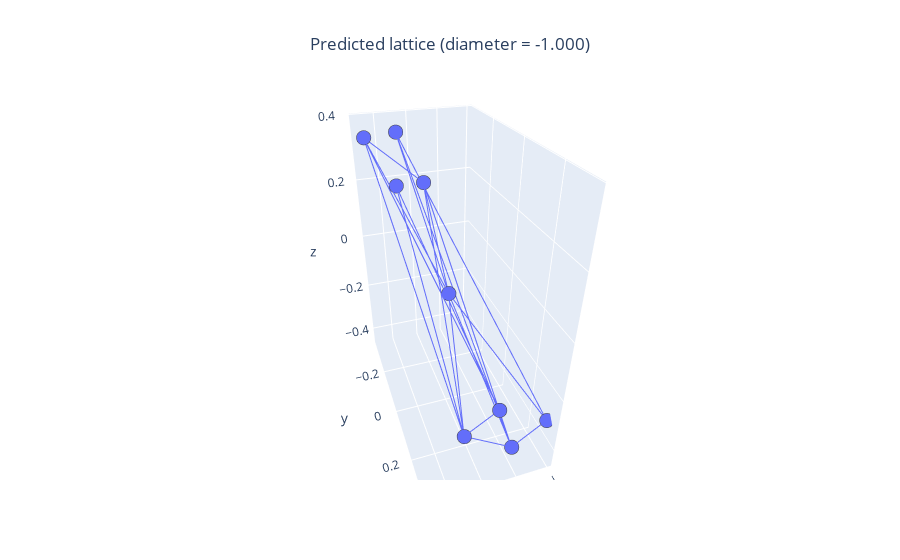

The code cell stored with this chart in its notebook:
### Code cell
path = 'recon_mat/result_nequip_w_latents_1'
name = 'LatticeStiffness_lattice_9.npz'
plot_lattice_from_path(path, name)

### Figure 1 — Plotly figure (JSON) as saved in the notebook; plotly's stock layout.template omitted (floating-point values rounded to 4 significant figures)
{"data": [{"hovertemplate": "0=%{x}<br>1=%{y}<br>2=%{z}<extra></extra>", "legendgroup": "", "marker": {"color": "#636efa", "line": {"width": 5}, "size": 5, "symbol": "circle"}, "mode": "markers", "name": "", "scene": "scene", "showlegend": false, "type": "scatter3d", "x": [-0.03982, 0.1614, -0.2031, -0.00418, -0.121, 0.03935, 0.06497, -0.001747, 0.04067], "y": [0.328, -0.2028, 0.3066, 0.02202, 0.2698, 0.2856, -0.2839, -0.2065, -0.3582], "z": [-0.1935, 0.3766, -0.3161, -0.01903, -0.445, -0.3146, 0.2014, 0.2314, 0.3438]}, {"hovertemplate": "x=%{x}<br>y=%{y}<br>z=%{z}<extra></extra>", "legendgroup": "", "line": {"color": "#636efa", "dash": "solid"}, "marker": {"line": {"width": 5}, "size": 5, "symbol": "circle"}, "mode": "lines", "name": "", "scene": "scene", "showlegend": false, "type": "scatter3d", "x": [-0.03982, 0.1614], "y": [0.328, -0.2028], "z": [-0.1935, 0.3766]}, {"hovertemplate": "x=%{x}<br>y=%{y}<br>z=%{z}<extra></extra>", "legendgroup": "", "line": {"color": "#636efa", "dash": "solid"}, "marker": {"line": {"width": 5}, "size": 5, "symbol": "circle"}, "mode": "lines", "name": "", "scene": "scene", "showlegend": false, "type": "scatter3d", "x": [0.1614, -0.00418], "y": [-0.2028, 0.02202], "z": [0.3766, -0.01903]}, {"hovertemplate": "x=%{x}<br>y=%{y}<br>z=%{z}<extra></extra>", "legendgroup": "", "line": {"color": "#636efa", "dash": "solid"}, "marker": {"line": {"width": 5}, "size": 5, "symbol": "circle"}, "mode": "lines", "name": "", "scene": "scene", "showlegend": false, "type": "scatter3d", "x": [-0.2031, -0.00418], "y": [0.3066, 0.02202], "z": [-0.3161, -0.01903]}, {"hovertemplate": "x=%{x}<br>y=%{y}<br>z=%{z}<extra></extra>", "legendgroup": "", "line": {"color": "#636efa", "dash": "solid"}, "marker": {"line": {"width": 5}, "size": 5, "symbol": "circle"}, "mode": "lines", "name": "", "scene": "scene", "showlegend": false, "type": "scatter3d", "x": [-0.2031, -0.121], "y": [0.3066, 0.2698], "z": [-0.3161, -0.445]}, {"hovertemplate": "x=%{x}<br>y=%{y}<br>z=%{z}<extra></extra>", "legendgroup": "", "line": {"color": "#636efa", "dash": "solid"}, "marker": {"line": {"width": 5}, "size": 5, "symbol": "circle"}, "mode": "lines", "name": "", "scene": "scene", "showlegend": false, "type": "scatter3d", "x": [-0.00418, -0.121], "y": [0.02202, 0.2698], "z": [-0.01903, -0.445]}, {"hovertemplate": "x=%{x}<br>y=%{y}<br>z=%{z}<extra></extra>", "legendgroup": "", "line": {"color": "#636efa", "dash": "solid"}, "marker": {"line": {"width": 5}, "size": 5, "symbol": "circle"}, "mode": "lines", "name": "", "scene": "scene", "showlegend": false, "type": "scatter3d", "x": [-0.03982, 0.03935], "y": [0.328, 0.2856], "z": [-0.1935, -0.3146]}, {"hovertemplate": "x=%{x}<br>y=%{y}<br>z=%{z}<extra></extra>", "legendgroup": "", "line": {"color": "#636efa", "dash": "solid"}, "marker": {"line": {"width": 5}, "size": 5, "symbol": "circle"}, "mode": "lines", "name": "", "scene": "scene", "showlegend": false, "type": "scatter3d", "x": [0.1614, 0.03935], "y": [-0.2028, 0.2856], "z": [0.3766, -0.3146]}, {"hovertemplate": "x=%{x}<br>y=%{y}<br>z=%{z}<extra></extra>", "legendgroup": "", "line": {"color": "#636efa", "dash": "solid"}, "marker": {"line": {"width": 5}, "size": 5, "symbol": "circle"}, "mode": "lines", "name": "", "scene": "scene", "showlegend": false, "type": "scatter3d", "x": [-0.00418, 0.03935], "y": [0.02202, 0.2856], "z": [-0.01903, -0.3146]}, {"hovertemplate": "x=%{x}<br>y=%{y}<br>z=%{z}<extra></extra>", "legendgroup": "", "line": {"color": "#636efa", "dash": "solid"}, "marker": {"line": {"width": 5}, "size": 5, "symbol": "circle"}, "mode": "lines", "name": "", "scene": "scene", "showlegend": false, "type": "scatter3d", "x": [-0.121, 0.03935], "y": [0.2698, 0.2856], "z": [-0.445, -0.3146]}, {"hovertemplate": "x=%{x}<br>y=%{y}<br>z=%{z}<extra></extra>", "legendgroup": "", "line": {"color": "#636efa", "dash": "solid"}, "marker": {"line": {"width": 5}, "size": 5, "symbol": "circle"}, "mode": "lines", "name": "", "scene": "scene", "showlegend": false, "type": "scatter3d", "x": [-0.03982, 0.06497], "y": [0.328, -0.2839], "z": [-0.1935, 0.2014]}, {"hovertemplate": "x=%{x}<br>y=%{y}<br>z=%{z}<extra></extra>", "legendgroup": "", "line": {"color": "#636efa", "dash": "solid"}, "marker": {"line": {"width": 5}, "size": 5, "symbol": "circle"}, "mode": "lines", "name": "", "scene": "scene", "showlegend": false, "type": "scatter3d", "x": [0.03935, 0.06497], "y": [0.2856, -0.2839], "z": [-0.3146, 0.2014]}, {"hovertemplate": "x=%{x}<br>y=%{y}<br>z=%{z}<extra></extra>", "legendgroup": "", "line": {"color": "#636efa", "dash": "solid"}, "marker": {"line": {"width": 5}, "size": 5, "symbol": "circle"}, "mode": "lines", "name": "", "scene": "scene", "showlegend": false, "type": "scatter3d", "x": [0.1614, -0.001747], "y": [-0.2028, -0.2065], "z": [0.3766, 0.2314]}, {"hovertemplate": "x=%{x}<br>y=%{y}<br>z=%{z}<extra></extra>", "legendgroup": "", "line": {"color": "#636efa", "dash": "solid"}, "marker": {"line": {"width": 5}, "size": 5, "symbol": "circle"}, "mode": "lines", "name": "", "scene": "scene", "showlegend": false, "type": "scatter3d", "x": [-0.00418, -0.001747], "y": [0.02202, -0.2065], "z": [-0.01903, 0.2314]}, {"hovertemplate": "x=%{x}<br>y=%{y}<br>z=%{z}<extra></extra>", "legendgroup": "", "line": {"color": "#636efa", "dash": "solid"}, "marker": {"line": {"width": 5}, "size": 5, "symbol": "circle"}, "mode": "lines", "name": "", "scene": "scene", "showlegend": false, "type": "scatter3d", "x": [-0.121, -0.001747], "y": [0.2698, -0.2065], "z": [-0.445, 0.2314]}, {"hovertemplate": "x=%{x}<br>y=%{y}<br>z=%{z}<extra></extra>", "legendgroup": "", "line": {"color": "#636efa", "dash": "solid"}, "marker": {"line": {"width": 5}, "size": 5, "symbol": "circle"}, "mode": "lines", "name": "", "scene": "scene", "showlegend": false, "type": "scatter3d", "x": [0.03935, -0.001747], "y": [0.2856, -0.2065], "z": [-0.3146, 0.2314]}, {"hovertemplate": "x=%{x}<br>y=%{y}<br>z=%{z}<extra></extra>", "legendgroup": "", "line": {"color": "#636efa", "dash": "solid"}, "marker": {"line": {"width": 5}, "size": 5, "symbol": "circle"}, "mode": "lines", "name": "", "scene": "scene", "showlegend": false, "type": "scatter3d", "x": [-0.2031, 0.04067], "y": [0.3066, -0.3582], "z": [-0.3161, 0.3438]}, {"hovertemplate": "x=%{x}<br>y=%{y}<br>z=%{z}<extra></extra>", "legendgroup": "", "line": {"color": "#636efa", "dash": "solid"}, "marker": {"line": {"width": 5}, "size": 5, "symbol": "circle"}, "mode": "lines", "name": "", "scene": "scene", "showlegend": false, "type": "scatter3d", "x": [-0.00418, 0.04067], "y": [0.02202, -0.3582], "z": [-0.01903, 0.3438]}, {"hovertemplate": "x=%{x}<br>y=%{y}<br>z=%{z}<extra></extra>", "legendgroup": "", "line": {"color": "#636efa", "dash": "solid"}, "marker": {"line": {"width": 5}, "size": 5, "symbol": "circle"}, "mode": "lines", "name": "", "scene": "scene", "showlegend": false, "type": "scatter3d", "x": [-0.121, 0.04067], "y": [0.2698, -0.3582], "z": [-0.445, 0.3438]}], "layout": {"autosize": true, "scene": {"aspectmode": "auto", "aspectratio": {"x": 0.6176, "y": 1.163, "z": 1.392}, "camera": {"center": {"x": 0, "y": 0, "z": 0}, "eye": {"x": 0.5745, "y": 1.714, "z": 1.192}, "projection": {"type": "perspective"}, "up": {"x": 0, "y": 0, "z": 1}}}, "title": {"text": "Predicted lattice (diameter = -1.000)", "x": 0.5}}}
